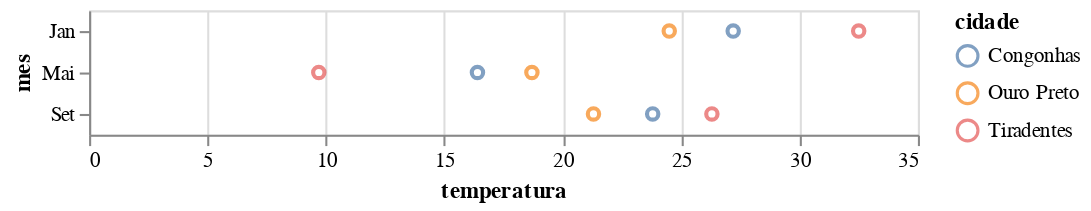

The notebook cell this image was saved under:
### Markdown cell above
Vamos agora codificar uma lista de duas variáveis no canal `tooltip`, e criar interatividade através do método `interactive`.

### Code cell
alt.Chart(dados).mark_point().encode(
    y = 'mes',    
    x = 'temperatura',
    color = 'cidade',
    tooltip = ['cidade', 'descricao'] # lista de duas variáveis codificadas para interatividade
).interactive()

### Figure 1 — Vega-Lite specification as saved in the notebook (floating-point values rounded to 4 significant figures)
{"config": {"view": {"continuousWidth": 400, "continuousHeight": 300}}, "data": {"name": "data-86d1d7476d6cf273810db465707f1557"}, "mark": "point", "encoding": {"color": {"field": "cidade", "type": "nominal"}, "tooltip": [{"field": "cidade", "type": "nominal"}, {"field": "descricao", "type": "nominal"}], "x": {"field": "temperatura", "type": "quantitative"}, "y": {"field": "mes", "type": "nominal"}}, "selection": {"selector001": {"type": "interval", "bind": "scales", "encodings": ["x", "y"]}}, "$schema": "https://vega.github.io/schema/vega-lite/v4.17.0.json", "datasets": {"data-86d1d7476d6cf273810db465707f1557": [{"cidade": "Ouro Preto", "descricao": "O coração de Minas", "mes": "Jan", "temperatura": 24.5}, {"cidade": "Ouro Preto", "descricao": "O coração de Minas", "mes": "Mai", "temperatura": 18.7}, {"cidade": "Ouro Preto", "descricao": "O coração de Minas", "mes": "Set", "temperatura": 21.3}, {"cidade": "Congonhas", "descricao": "A cidade dos Profetas", "mes": "Jan", "temperatura": 27.2}, {"cidade": "Congonhas", "descricao": "A cidade dos Profetas", "mes": "Mai", "temperatura": 16.4}, {"cidade": "Congonhas", "descricao": "A cidade dos Profetas", "mes": "Set", "temperatura": 23.8}, {"cidade": "Tiradentes", "descricao": "A mais charmosa de Minas", "mes": "Jan", "temperatura": 32.5}, {"cidade": "Tiradentes", "descricao": "A mais charmosa de Minas", "mes": "Mai", "temperatura": 9.7}, {"cidade": "Tiradentes", "descricao": "A mais charmosa de Minas", "mes": "Set", "temperatura": 26.3}]}}
